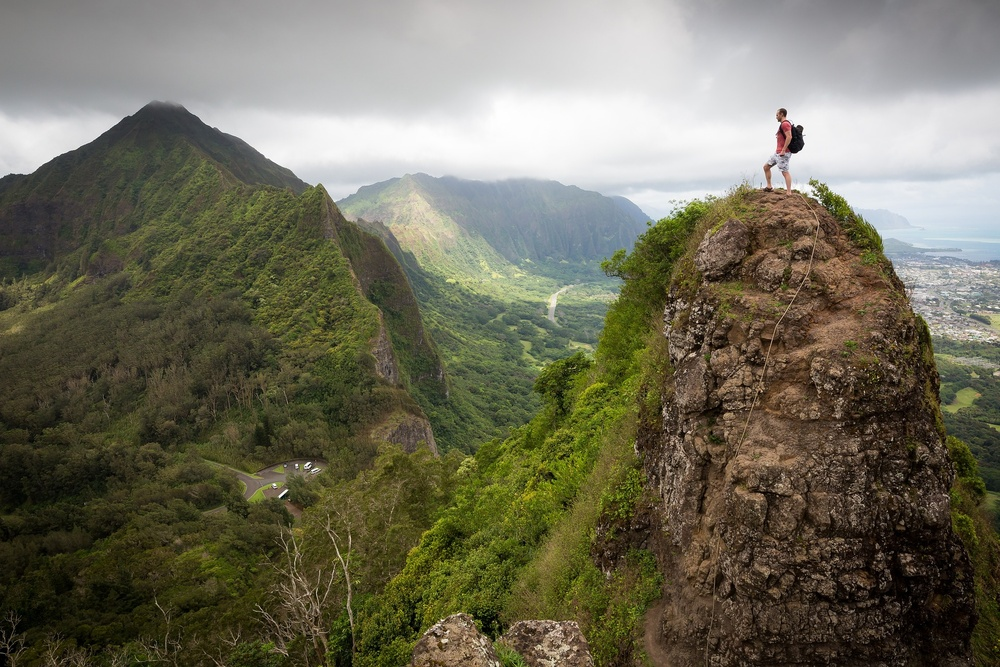
#> input picture arithmetic_logical_ops/applications/images/adventure_nowatermark.jpg, 1000 x 667 px, shrunk from 1920 x 1280 before the run, given in place of motion_test.mp4, which was not available
$ python background_segmentation.py
#> lines starting #> are read from the running program, lines starting #| are printed output that depends on the picture; after the words box and inside, x2 and y2 are one past the last pixel; in counts of white or black regions, pixels touching at a corner belong together; pictures that were not available may be replaced by others from this repository, and a replacement may not be noted
#!/usr/bin/env python
# coding: utf-8

# # Using background segmentation for motion detection in videos

# We are going to be using OpenCV to perform motion detection in a video.
# For this, we are going to use a technique called background subtraction.
# This is a technique in which we will compute a background for a video
# from a series of frames and then using that background, we will subtract
# changes in subsequent frames and make a mask from changes in subsequent
# frames. The non-zero pixels in the resultant mask identify the places
# where there is motion. We will then draw a bounding rectangle on the
# image to show these changes.

# In[ ]:


import cv2
import numpy as np


# We will first create the video capture and video writer objects. Then,
# we will create the foreground masking object. The output video will contain
# the mask and the frame at that point. Let us first preview our video.

# In[ ]:


input_video = 'media/motion_test.mp4'


# In[ ]:


from moviepy.editor import VideoFileClip

# Load the video for playback.
#clip = VideoFileClip(input_video)
#clip.ipython_display(width = 800)


# In[ ]:


#creating video capture objects
video_cap = cv2.VideoCapture(input_video)


# In[ ]:


#Get total frames
framecount = int(video_cap.get(cv2.CAP_PROP_FRAME_COUNT))
#We create the framesize
#Since our video will be two frames combined, it will
#have a width of 2X the original
frameheight = int(video_cap.get(cv2.CAP_PROP_FRAME_HEIGHT))
framewidth = int(video_cap.get(cv2.CAP_PROP_FRAME_WIDTH) * 2)


# ## Without erosion

# In[ ]:


#Creating a video writer
video_writer = cv2.VideoWriter('motion_test_no_erode.mp4',\
                               int(video_cap.get(cv2.CAP_PROP_FOURCC)),\
                               video_cap.get(cv2.CAP_PROP_FPS),\
                              (framewidth, frameheight))


# We will also create a helper function to annotate every frame of
# the output file with the frame number.

# In[ ]:


#Helper annotate function
#It will take a frame and text and write it onto a file
def markFrame(frame, text):
    cv2.putText(frame, text, (0, 15), 2, 0.6, (0, 255, 0), 1)
    return frame


# Now to create the foreground mask object. OpenCv provides multiple
# algorithms for this which can be found at
# (https://docs.opencv.org/4.x/d8/d38/tutorial_bgsegm_bg_subtraction.html).
# We will be using `BackgroundSubtractorMOG2` to create the foreground mask.

# In[ ]:


bgobj = cv2.createBackgroundSubtractorMOG2(history=200)


# In[ ]:


#We now iterate through every frame to create a mask
count = 0 #count no of frames
while True:
    ret, frame = video_cap.read()
#> frame is the input picture: shape (667, 1000, 3); mean B, G, R 91.3, 109.6, 112.2

    #Nothing to read
    if frame is None:
        break
    count += 1

    #Create a mask
    fgmask = bgobj.apply(frame)
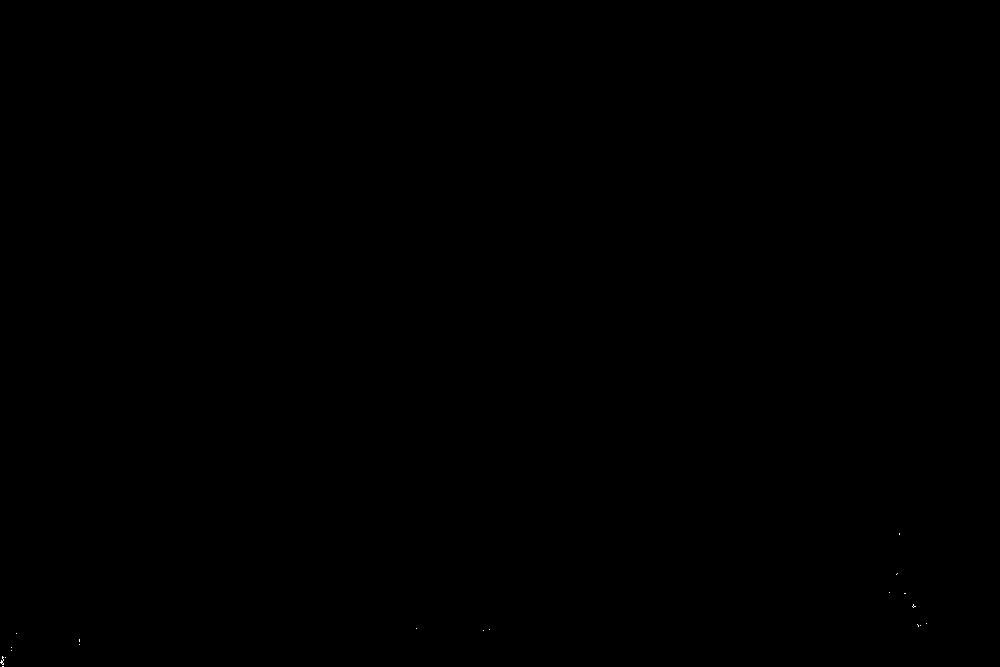
#> fgmask: shape (667, 1000); values 127 (black) and 255 (white), 0.01% white in thin lines or dots, all inside (x1, y1, x2, y2) = (0, 533, 927, 667)

    #We want to create a bounding rectangle on the moving
    #portions of the image
    #We find the coordinates of all non-zero pixels ...
    #these represent where the images have changed
    nonzero = cv2.findNonZero(fgmask)
#> nonzero = contour of 667000 points, box (x1, y1, x2, y2) (0, 0, 1000, 667), area 0

    #We will then create a rectangle that bounds all the
    #points. We will use these points to draw our bounding
    #rectangle
    x1, y1, x2, y2 = cv2.boundingRect(nonzero)
#> x1 = 0; y1 = 0; x2 = 1000; y2 = 667

    #We will concantenate the mask and frame to
    #We mark both frames
    #the original frame
    origmarked = markFrame(frame, 'Frame: ' + str(count)\
                             + '/' + str(framecount))
#> in markFrame, `cv2.putText(frame, text, (0, 15), 2, 0.6, (0, 255, 0), 1)`:
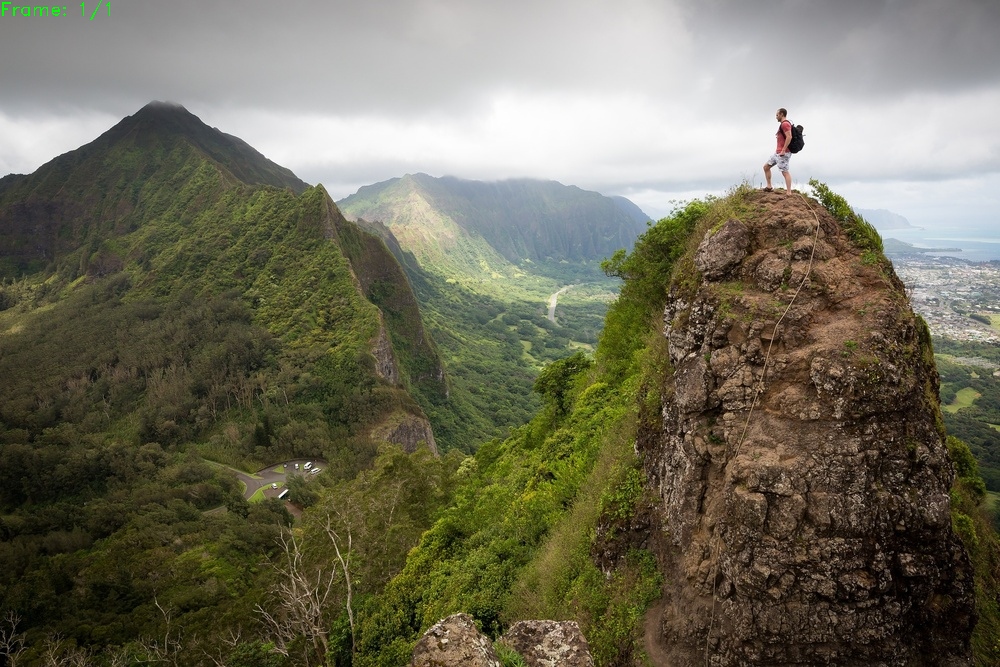
#> frame: shape (667, 1000, 3); 0.04% of pixels changed, all inside (x1, y1, x2, y2) = (2, 0, 110, 20)

    #for the mask, we make it 3 channel so as to mark it
    color_mask = cv2.cvtColor(fgmask, cv2.COLOR_GRAY2BGR)

    #marking the mask
    fg_marked = markFrame(color_mask, 'Frame: ' +\
                    str(count) + '/' + str(framecount))
#> call 2 of markFrame, with text = 'Frame: 1/1'
#> in markFrame (call 2), `cv2.putText(frame, text, (0, 15), 2, 0.6, (0, 255, 0), 1)`:
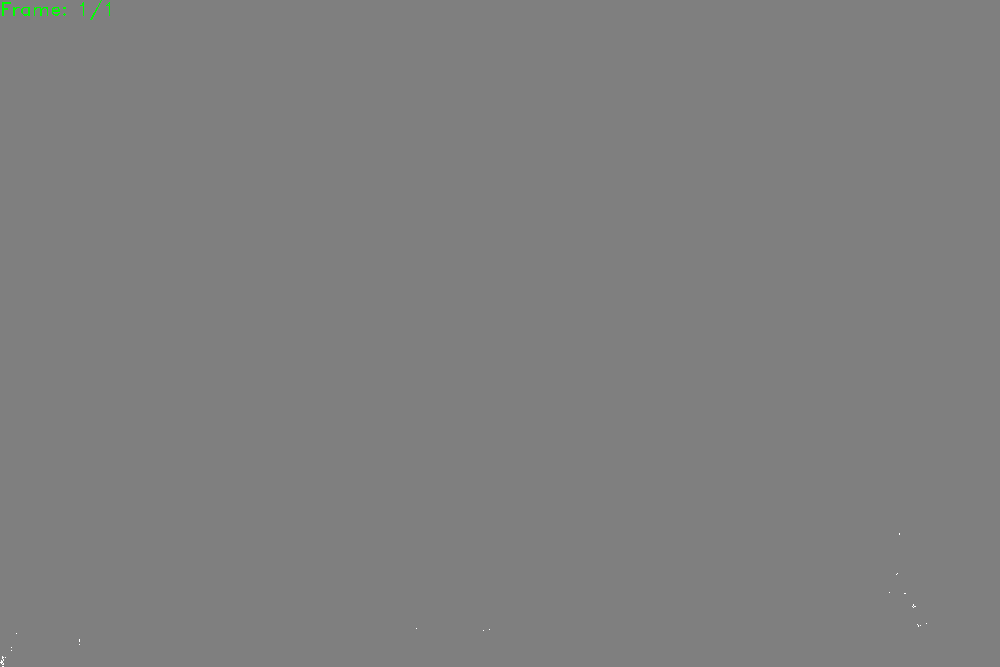
#> frame: shape (667, 1000, 3); mean B, G, R 127, 127.1, 127

    #We will now draw a bounding rectangle over the color image
    cv2.rectangle(origmarked, (x1, y1), (x2, y2),\
                  (0, 255, 255), 4)
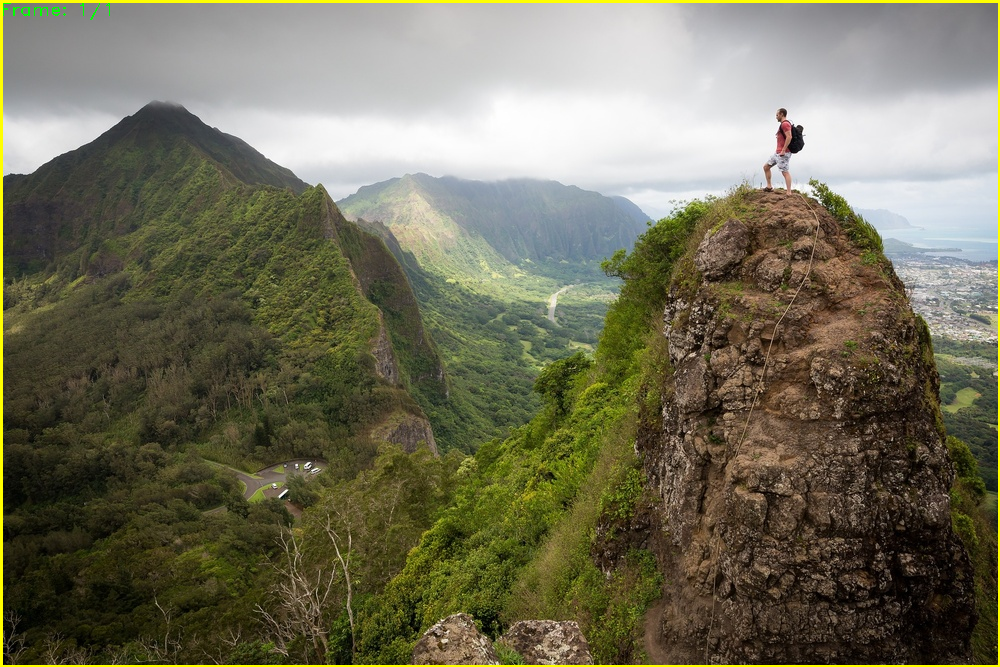
#> origmarked: shape (667, 1000, 3); 1.25% of pixels changed, all inside (x1, y1, x2, y2) = (0, 0, 1000, 667)
    #We now concantenate the images horizontally
    finalframe = np.hstack([fg_marked, origmarked])
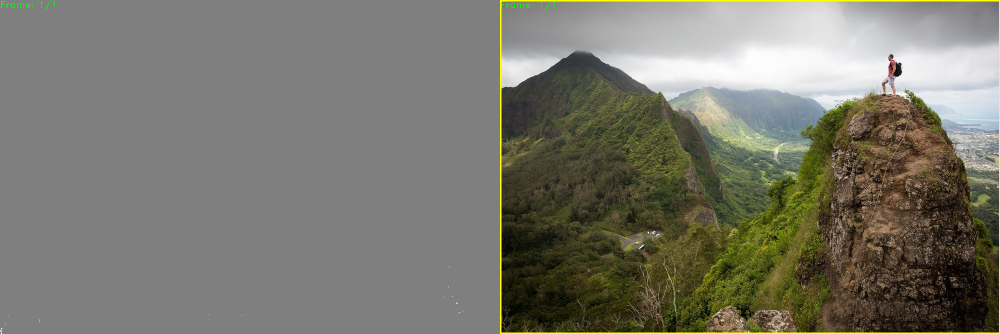
#> finalframe: shape (667, 2000, 3) (shown at 1/2 size); mean B, G, R 108.5, 119.3, 120.5

    #We will draw a dividing line between the two frames
    cv2.line(finalframe, (int(framewidth/2), 0),\
                (int(framewidth/2), frameheight),\
                 (255, 255, 0), 5)
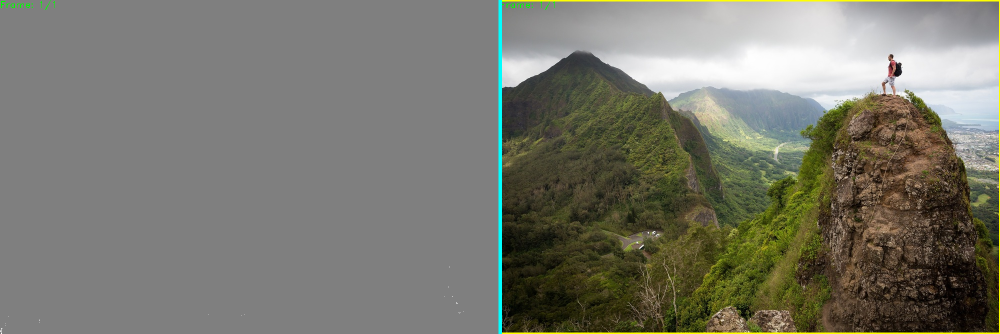
#> finalframe: shape (667, 2000, 3) (shown at 1/2 size); 0.35% of pixels changed, all inside (x1, y1, x2, y2) = (997, 0, 1004, 667)

    video_writer.write(finalframe)

video_writer.release()
video_cap.release()


# We are now going to open our file and see the final output video.

# In[ ]:


# Load the video for playback.
#clip_2 = VideoFileClip('motion_test_no_erode.mp4')
#clip_2.ipython_display(width = 800)


# As we have seen in the video, there are bounding boxes in every frame
# (the bounding box is shown in yellow) even when there is no motion.
# We can solve this by using erosion in the image. Let us try again this
# time using erosion.

# ## Using erosion

# In[ ]:


video_writer_erode = cv2.VideoWriter('motion_test_erode.mp4',\
                               int(video_cap.get(cv2.CAP_PROP_FOURCC)),\
                               video_cap.get(cv2.CAP_PROP_FPS),\
                              (framewidth, frameheight))


# In[ ]:


#We now iterate through every frame to create a mask
count = 0 #count no of frames
while True:
    ret, frame = video_cap.read()

    #Nothing to read
    if frame is None:
        break
    count += 1

    #Create a mask
    fgmask = bgobj.apply(frame)

    #We want to create a bounding rectangle on the moving
    #portions of the image
    #We find the coordinates of all non-zero pixels ...
    #these represent where the images have changed

    #we now erode, the only change we make
    #create a kernel
    kernel = np.ones((5,5),np.uint8)
    fgmask_erode = cv2.erode(fgmask, kernel)
    nonzero = cv2.findNonZero(fgmask_erode)

    #We will then create a rectangle that bounds all the
    #points. We will use these points to draw our bounding
    #rectangle
    x1, y1, x2, y2 = cv2.boundingRect(nonzero)

    #We will concantenate the mask and frame to
    #We mark both frames
    #the original frame
    origmarked = markFrame(frame, 'Frame: ' + str(count)\
                             + '/' + str(framecount))

    #for the mask, we make it 3 channel so as to mark it
    color_mask = cv2.cvtColor(fgmask_erode, cv2.COLOR_GRAY2BGR)

    #marking the mask
    fg_marked = markFrame(color_mask, 'Frame: ' +\
                    str(count) + '/' + str(framecount))

    #We will now draw a bounding rectangle over the color image
    if nonzero is not None:
        cv2.rectangle(origmarked, (x1, y1), (x2, y2),\
                      (0, 255, 255), 4)
    #We now concantenate the images horizontally
    finalframe = np.hstack([fg_marked, origmarked])

    #We will draw a dividing line between the two frames
    cv2.line(finalframe, (int(framewidth/2), 0),\
                (int(framewidth/2), frameheight),\
                 (255, 255, 0), 5)

    video_writer_erode.write(finalframe)

video_writer_erode.release()
video_cap.release()


# In[ ]:


# Load the video for playback.
#clip_2 = VideoFileClip('motion_test_erode.mp4')
#clip_2.ipython_display(width = 800)


# In this second try, we see that the number of false positives has
# reduced. This is because we have applied erosion to the image.

# We have now seen how to do motion detection in OpenCV.

$ run again, on arithmetic_logical_ops/applications/images/adventure_roi_nowatermark.jpg
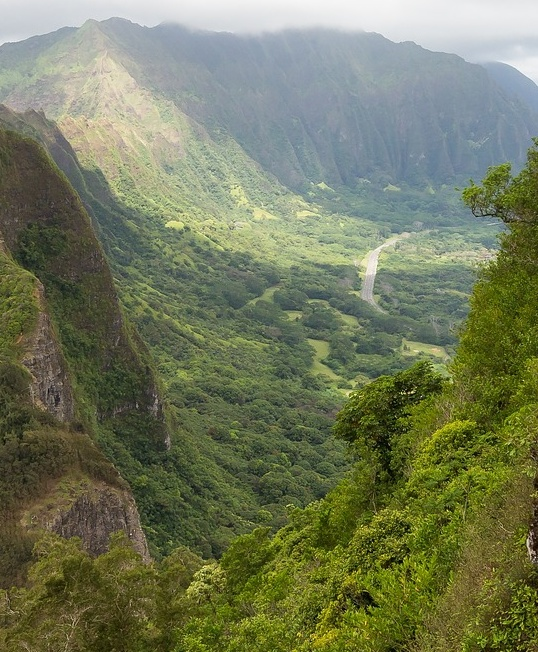
#> input picture arithmetic_logical_ops/applications/images/adventure_roi_nowatermark.jpg, 538 x 652 px, given in place of motion_test.mp4, which was not available
#> frame is the input picture: shape (652, 538, 3); mean B, G, R 91.2, 121.6, 114.6
#> fgmask: shape (652, 538); every value is 127
#> nonzero = contour of 350776 points, box (x1, y1, x2, y2) (0, 0, 538, 652), area 0
#> x1 = 0; x2 = 538; y2 = 652
#> frame: shape (652, 538, 3); 0.08% of pixels changed, all inside (x1, y1, x2, y2) = (2, 0, 110, 20)
#> color_mask: shape (652, 538, 3); every value is 127
#> `cv2.rectangle(origmarked, (x1, y1), (x2, y2),\ (0, 255, 255), 4)`:
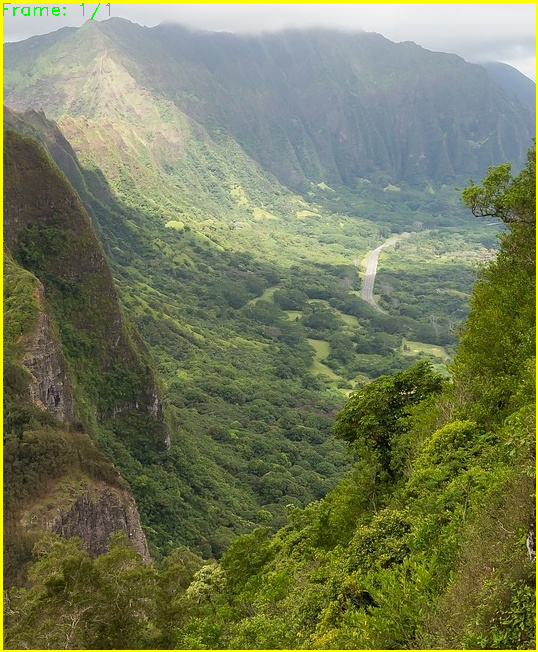
#> origmarked: shape (652, 538, 3); mean B, G, R 89.3, 123.7, 116.5
#> `cv2.line(finalframe, (int(framewidth/2), 0),\ (int(framewidth/2), fram..`:
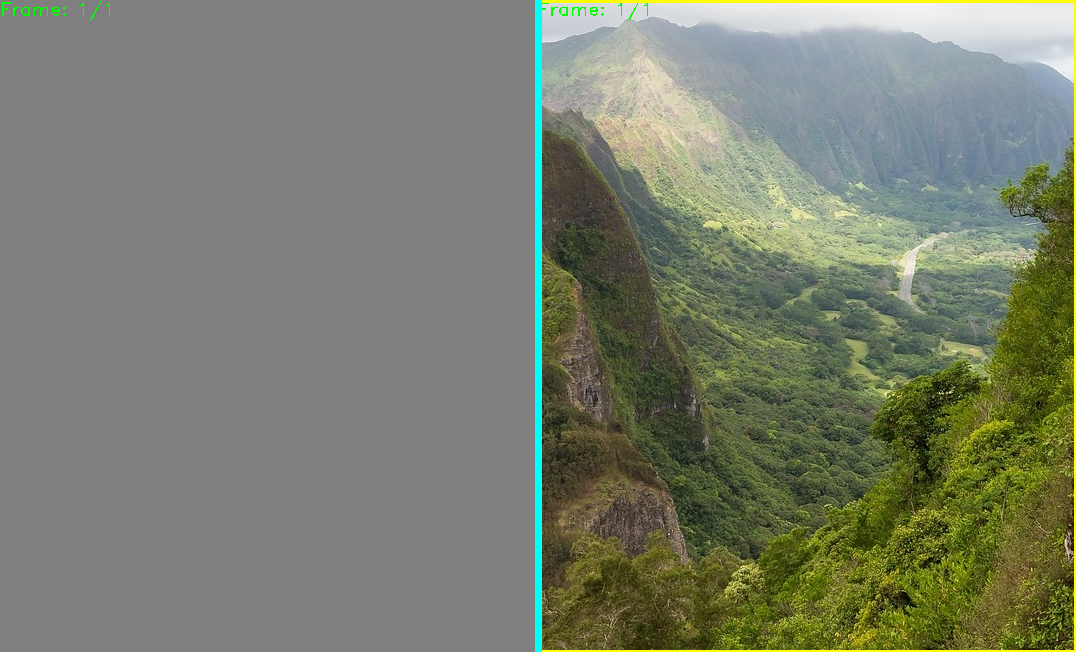
#> finalframe: shape (652, 1076, 3); mean B, G, R 109.3, 125.9, 120.6
